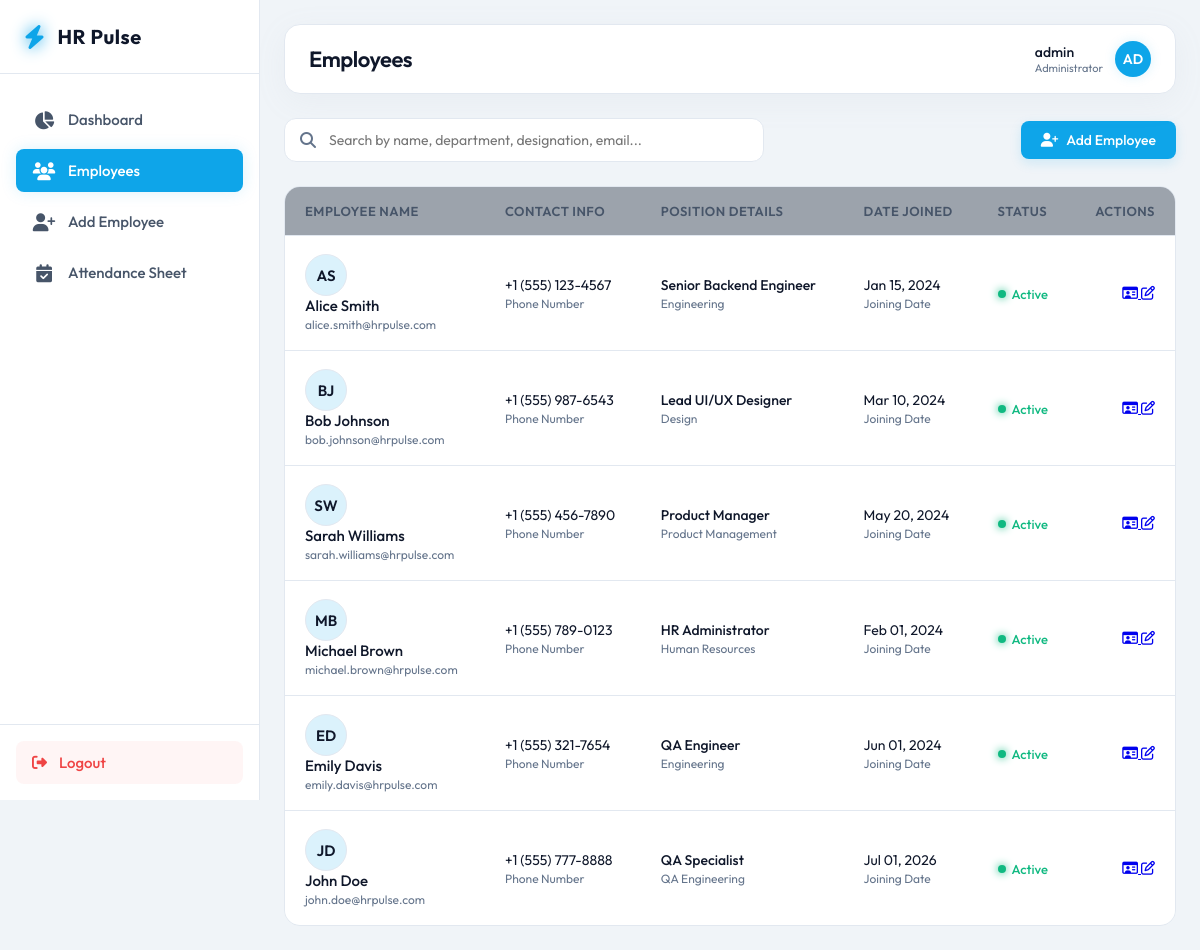
Screenshot of /employees/ (signed in) with the database file from the repository.
### employees/models.py (models this page shows, shortened)
class Employee(models.Model):
    first_name = models.CharField(max_length=100)
    last_name = models.CharField(max_length=100)
    email = models.EmailField(unique=True)
    phone = models.CharField(max_length=20, blank=True, null=True)
    designation = models.CharField(max_length=100)
    department = models.CharField(max_length=100)
    date_joined = models.DateField()
    salary = models.DecimalField(max_digits=10, decimal_places=2)
    is_active = models.BooleanField(default=True)
    @property
    def full_name(self):
        return f"{self.first_name} {self.last_name}"

### employees/views.py (the view, shortened to what this page needs)
# urls.py: path('employees/', views.employee_list, name='employee_list'),
@login_required
def employee_list(request):
    query = request.GET.get('q', '')
    employees = Employee.objects.all()
    return render(request, 'employees/employee_list.html', {'employees': employees, 'query': query})

### employees/templates/employees/employee_list.html (shortened to what this page needs)
{% extends 'employees/base.html' %}
{% block page_title %}Employees{% endblock %}
{% block content %}
<div class="search-filter-bar">
    <form method="GET" action="{% url 'employee_list' %}" class="search-form">
        <input type="text" name="q" value="{{ query }}" placeholder="Search by name, department, designation, email..." class="search-input">
    </form>
    <a href="{% url 'employee_create' %}" class="btn btn-primary">
        <i class="fa-solid fa-user-plus"></i>
        <span>Add Employee</span>
    </a>
</div>
<div class="employee-table-container">
    {% if employees %}
    <table class="employee-table">
        <thead>
            <tr>
                <th>Employee Name</th>
                <th>Contact Info</th>
                <th>Position Details</th>
                <th>Date Joined</th>
                <th>Status</th>
                <th style="text-align: right;">Actions</th>
            </tr>
        </thead>
        <tbody>
            {% for emp in employees %}
            <tr>
                <td>
                    <div class="employee-cell">
                        <div class="avatar-lg">
                            {{ emp.first_name|slice:":1" }}{{ emp.last_name|slice:":1" }}
                        </div>
                        <div class="meta-cell">
                            <span class="meta-title" style="font-size: 15px;">{{ emp.full_name }}</span>
                            <span class="meta-subtitle">{{ emp.email }}</span>
                        </div>
                    </div>
                </td>
                <td>
                    <div class="meta-cell">
                        <span>{{ emp.phone|default:"N/A" }}</span>
                        <span class="meta-subtitle">Phone Number</span>
                    </div>
                </td>
                <td>
                    <div class="meta-cell">
                        <span class="meta-title">{{ emp.designation }}</span>
                        <span class="meta-subtitle">{{ emp.department }}</span>
                    </div>
                </td>
                <td>
                    <div class="meta-cell">
                        <span>{{ emp.date_joined|date:"M d, Y" }}</span>
                        <span class="meta-subtitle">Joining Date</span>
                    </div>
                </td>
                <td>
                    <div class="status-indicator">
                        {% if emp.is_active %}
                        <div class="status-dot active"></div>
                        <span style="color: var(--color-success);">Active</span>
                        {% else %}
                        <div class="status-dot inactive"></div>
                        <span style="color: var(--text-muted);">Inactive</span>
                        {% endif %}
                    </div>
                </td>
                <td style="text-align: right;">
                    <div class="quick-actions" style="justify-content: flex-end;">
                        <a href="{% url 'employee_detail' emp.id %}" class="action-icon-btn" title="View Profile & Attendance">
                            <i class="fa-regular fa-id-card"></i>
                        </a>
                        <a href="{% url 'employee_edit' emp.id %}" class="action-icon-btn" title="Edit Profile">
                            <i class="fa-regular fa-pen-to-square"></i>
                        </a>
                    </div>
                </td>
            </tr>
            {% endfor %}
        </tbody>
    </table>
    {% endif %}
</div>
{% endblock %}

### employees/templates/employees/base.html (shortened to what this page needs)
<!DOCTYPE html>
<html lang="en">
<head>
    <link rel="stylesheet" href="https://cdnjs.cloudflare.com/ajax/libs/font-awesome/6.4.0/css/all.min.css">
</head>
<body>
    {% if user.is_authenticated %}
    <aside>
        <div class="sidebar-brand">
            <i class="fa-solid fa-bolt"></i>
            <span>HR Pulse</span>
        </div>
        <ul class="sidebar-menu">
            <li class="sidebar-item {% if request.resolver_match.url_name == 'dashboard' %}active{% endif %}">
                <a href="{% url 'dashboard' %}">
                    <i class="fa-solid fa-chart-pie"></i>
                    <span>Dashboard</span>
                </a>
            </li>
            <li class="sidebar-item {% if request.resolver_match.url_name == 'employee_list' or request.resolver_match.url_name == 'employee_detail' %}active{% endif %}">
                <a href="{% url 'employee_list' %}">
                    <i class="fa-solid fa-users"></i>
                    <span>Employees</span>
                </a>
            </li>
            <li class="sidebar-item {% if request.resolver_match.url_name == 'employee_create' %}active{% endif %}">
                <a href="{% url 'employee_create' %}">
                    <i class="fa-solid fa-user-plus"></i>
                    <span>Add Employee</span>
                </a>
            </li>
            <li class="sidebar-item {% if request.resolver_match.url_name == 'attendance_sheet' %}active{% endif %}">
                <a href="{% url 'attendance_sheet' %}">
                    <i class="fa-solid fa-calendar-check"></i>
                    <span>Attendance Sheet</span>
                </a>
            </li>
        </ul>
        <div class="sidebar-footer">
            <a href="{% url 'logout' %}" class="logout-btn">
                <i class="fa-solid fa-right-from-bracket"></i>
                <span>Logout</span>
            </a>
        </div>
    </aside>
    {% endif %}
    <main style="{% if not user.is_authenticated %}margin-left: 0; padding: 0; display: flex; align-items: center; justify-content: center; background: radial-gradient(circle at top right, #e0f2fe, #f0f9ff);{% endif %}">
        {% if user.is_authenticated %}
        <header>
            <div class="header-title">
                <h1>{% block page_title %}Dashboard{% endblock %}</h1>
            </div>
            <div class="header-user">
                <div class="user-info">
                    <span class="user-name">{{ user.username }}</span>
                    <span class="user-role">Administrator</span>
                </div>
                <div class="user-avatar">
                    {{ user.username|slice:":2"|upper }}
                </div>
            </div>
        </header>
        {% endif %}
        <div class="content-body">
            {% block content %}{% endblock %}
        </div>
    </main>
</body>
</html>

### employees/templates/employees/base.html (style rules this page uses)
:root { --bg-main: #f0f4f8; --bg-sidebar: #ffffff; --bg-card: #ffffff; --bg-input: #f8fafc; --border-color: #e2e8f0; --border-hover: rgba(14, 165, 233, 0.4); --text-primary: #0f172a; --text-secondary: #475569; --text-muted: #64748b; --color-primary: #0ea5e9; --color-primary-glow: rgba(14, 165, 233, 0.15); --color-success: #10b981; --color-success-bg: rgba(16, 185, 129, 0.1); --color-danger: #ef4444; --color-danger-bg: rgba(239, 68, 68, 0.1); --color-warning: #f59e0b; --color-warning-bg: rgba(245, 158, 11, 0.1); --color-info: #0ea5e9; --color-info-bg: rgba(14, 165, 233, 0.1); --sidebar-width: 260px; --shadow-sm: 0 1px 3px rgba(0, 0, 0, 0.05); --shadow-md: 0 4px 6px -1px rgba(0, 0, 0, 0.05), 0 2px 4px -1px rgba(0, 0, 0, 0.01); --shadow-lg: 0 10px 15px -3px rgba(0, 0, 0, 0.05), 0 4px 6px -2px rgba(0, 0, 0, 0.02); --shadow-glass: 0 8px 32px 0 rgba(148, 163, 184, 0.08); }
* { margin: 0; padding: 0; box-sizing: border-box; }
body { font-family: 'Outfit', sans-serif; background-color: var(--bg-main); color: var(--text-primary); min-height: 100vh; display: flex; overflow-x: hidden; }
aside { width: var(--sidebar-width); background-color: var(--bg-sidebar); border-right: 1px solid var(--border-color); display: flex; flex-direction: column; position: fixed; height: 100vh; left: 0; top: 0; z-index: 100; transition: all 0.3s ease; }
.sidebar-brand { padding: 24px; display: flex; align-items: center; gap: 12px; font-size: 20px; font-weight: 700; color: var(--text-primary); letter-spacing: 0.5px; border-bottom: 1px solid var(--border-color); }
.sidebar-brand i { color: var(--color-primary); font-size: 24px; filter: drop-shadow(0 0 8px var(--color-primary)); }
.sidebar-menu { list-style: none; padding: 24px 16px; display: flex; flex-direction: column; gap: 8px; flex-grow: 1; }
.sidebar-item a { display: flex; align-items: center; gap: 12px; padding: 12px 16px; color: var(--text-secondary); text-decoration: none; border-radius: 8px; font-weight: 500; font-size: 15px; transition: all 0.2s ease; }
.sidebar-item.active a { color: #ffffff; background-color: var(--color-primary); box-shadow: 0 0 16px var(--color-primary-glow); }
.sidebar-item a i { font-size: 18px; width: 24px; text-align: center; }
.sidebar-footer { padding: 16px; border-top: 1px solid var(--border-color); }
.logout-btn { display: flex; align-items: center; gap: 12px; padding: 12px 16px; color: #ef4444; text-decoration: none; border-radius: 8px; font-weight: 500; font-size: 15px; transition: all 0.2s ease; background: rgba(239, 68, 68, 0.05); }
main { margin-left: var(--sidebar-width); flex-grow: 1; min-height: 100vh; display: flex; flex-direction: column; padding: 24px; transition: all 0.3s ease; }
header { display: flex; justify-content: space-between; align-items: center; padding: 16px 24px; background: var(--bg-card); backdrop-filter: blur(12px); border: 1px solid var(--border-color); border-radius: 16px; margin-bottom: 24px; box-shadow: var(--shadow-glass); }
.header-title h1 { font-size: 22px; font-weight: 600; letter-spacing: -0.5px; }
.header-user { display: flex; align-items: center; gap: 12px; }
.user-avatar { width: 36px; height: 36px; background-color: var(--color-primary); border-radius: 50%; display: flex; align-items: center; justify-content: center; font-weight: 600; font-size: 14px; color: white; box-shadow: 0 0 12px var(--color-primary-glow); }
.user-info { display: flex; flex-direction: column; }
.user-name { font-size: 14px; font-weight: 500; }
.user-role { font-size: 11px; color: var(--text-muted); }
.content-body { flex-grow: 1; }
.btn { display: inline-flex; align-items: center; justify-content: center; gap: 8px; padding: 10px 20px; border-radius: 8px; font-weight: 500; font-size: 14px; cursor: pointer; transition: all 0.2s ease; text-decoration: none; border: none; }
.btn-primary { background-color: var(--color-primary); color: white; box-shadow: 0 4px 12px var(--color-primary-glow); }

### rows the page displays
Employee: first_name "A", last_name "S", full_name "Alice Smith", email "alice.smith@hrpulse.com", phone "+1 (555) 123-4567", designation "Senior Backend Engineer", department "Engineering", date_joined "Jan 15, 2024", is_active True (drawn)
Employee: first_name "B", last_name "J", full_name "Bob Johnson", email "bob.johnson@hrpulse.com", phone "+1 (555) 987-6543", designation "Lead UI/UX Designer", department "Design", date_joined "Mar 10, 2024", is_active True (drawn)
Employee: first_name "S", last_name "W", full_name "Sarah Williams", email "sarah.williams@hrpulse.com", phone "+1 (555) 456-7890", designation "Product Manager", department "Product Management", date_joined "May 20, 2024", is_active True (drawn)
Employee: first_name "M", last_name "B", full_name "Michael Brown", email "michael.brown@hrpulse.com", phone "+1 (555) 789-0123", designation "HR Administrator", department "Human Resources", date_joined "Feb 01, 2024", is_active True (drawn)
Employee: first_name "E", last_name "D", full_name "Emily Davis", email "emily.davis@hrpulse.com", phone "+1 (555) 321-7654", designation "QA Engineer", department "Engineering", date_joined "Jun 01, 2024", is_active True (drawn)
Employee: first_name "J", last_name "D", full_name "John Doe", email "john.doe@hrpulse.com", phone "+1 (555) 777-8888", designation "QA Specialist", department "QA Engineering", date_joined "Jul 01, 2026", is_active True (drawn)

### other values shown
{{ user.username }} "admin"
{{ user.username|slice:":2"|upper }} "AD"
